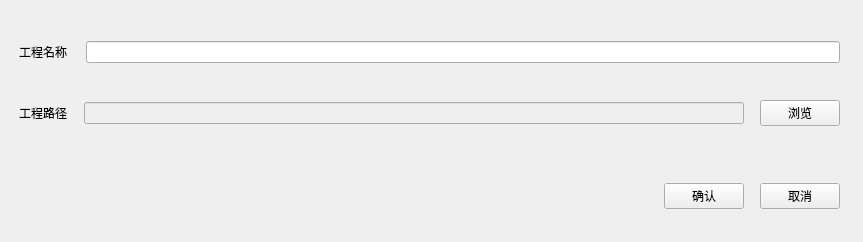
<?xml version="1.0" encoding="UTF-8"?>
<ui version="4.0">
 <class>BuildProjectForm</class>
 <widget class="QWidget" name="BuildProjectForm">
  <property name="geometry">
   <rect>
    <x>0</x>
    <y>0</y>
    <width>863</width>
    <height>242</height>
   </rect>
  </property>
  <property name="windowTitle">
   <string>新建工程</string>
  </property>
  <widget class="QWidget" name="verticalLayoutWidget">
   <property name="geometry">
    <rect>
     <x>-1</x>
     <y>10</y>
     <width>861</width>
     <height>231</height>
    </rect>
   </property>
   <layout class="QVBoxLayout" name="verticalLayout">
    <item>
     <layout class="QHBoxLayout" name="horizontalLayout">
      <property name="spacing">
       <number>9</number>
      </property>
      <property name="sizeConstraint">
       <enum>QLayout::SetDefaultConstraint</enum>
      </property>
      <item>
       <spacer name="horizontalSpacer_9">
        <property name="orientation">
         <enum>Qt::Horizontal</enum>
        </property>
        <property name="sizeType">
         <enum>QSizePolicy::Minimum</enum>
        </property>
        <property name="sizeHint" stdset="0">
         <size>
          <width>20</width>
          <height>20</height>
         </size>
        </property>
       </spacer>
      </item>
      <item>
       <widget class="QLabel" name="label_name">
        <property name="text">
         <string>工程名称</string>
        </property>
       </widget>
      </item>
      <item>
       <spacer name="horizontalSpacer">
        <property name="orientation">
         <enum>Qt::Horizontal</enum>
        </property>
        <property name="sizeType">
         <enum>QSizePolicy::Minimum</enum>
        </property>
        <property name="sizeHint" stdset="0">
         <size>
          <width>10</width>
          <height>20</height>
         </size>
        </property>
       </spacer>
      </item>
      <item>
       <widget class="QLineEdit" name="lineEdit_name"/>
      </item>
      <item>
       <spacer name="horizontalSpacer_8">
        <property name="orientation">
         <enum>Qt::Horizontal</enum>
        </property>
        <property name="sizeType">
         <enum>QSizePolicy::Minimum</enum>
        </property>
        <property name="sizeHint" stdset="0">
         <size>
          <width>20</width>
          <height>20</height>
         </size>
        </property>
       </spacer>
      </item>
     </layout>
    </item>
    <item>
     <layout class="QHBoxLayout" name="horizontalLayout_2">
      <item>
       <spacer name="horizontalSpacer_11">
        <property name="orientation">
         <enum>Qt::Horizontal</enum>
        </property>
        <property name="sizeType">
         <enum>QSizePolicy::Minimum</enum>
        </property>
        <property name="sizeHint" stdset="0">
         <size>
          <width>20</width>
          <height>20</height>
         </size>
        </property>
       </spacer>
      </item>
      <item>
       <widget class="QLabel" name="label_path">
        <property name="text">
         <string>工程路径</string>
        </property>
       </widget>
      </item>
      <item>
       <spacer name="horizontalSpacer_2">
        <property name="orientation">
         <enum>Qt::Horizontal</enum>
        </property>
        <property name="sizeType">
         <enum>QSizePolicy::Minimum</enum>
        </property>
        <property name="sizeHint" stdset="0">
         <size>
          <width>10</width>
          <height>20</height>
         </size>
        </property>
       </spacer>
      </item>
      <item>
       <widget class="QLineEdit" name="lineEdit_path">
        <property name="enabled">
         <bool>false</bool>
        </property>
        <property name="cursor">
         <cursorShape>ArrowCursor</cursorShape>
        </property>
        <property name="readOnly">
         <bool>true</bool>
        </property>
       </widget>
      </item>
      <item>
       <spacer name="horizontalSpacer_3">
        <property name="orientation">
         <enum>Qt::Horizontal</enum>
        </property>
        <property name="sizeType">
         <enum>QSizePolicy::Minimum</enum>
        </property>
        <property name="sizeHint" stdset="0">
         <size>
          <width>10</width>
          <height>20</height>
         </size>
        </property>
       </spacer>
      </item>
      <item>
       <widget class="QPushButton" name="btn_browser">
        <property name="text">
         <string>浏览</string>
        </property>
       </widget>
      </item>
      <item>
       <spacer name="horizontalSpacer_12">
        <property name="orientation">
         <enum>Qt::Horizontal</enum>
        </property>
        <property name="sizeType">
         <enum>QSizePolicy::Minimum</enum>
        </property>
        <property name="sizeHint" stdset="0">
         <size>
          <width>20</width>
          <height>20</height>
         </size>
        </property>
       </spacer>
      </item>
     </layout>
    </item>
    <item>
     <spacer name="verticalSpacer">
      <property name="orientation">
       <enum>Qt::Vertical</enum>
      </property>
      <property name="sizeType">
       <enum>QSizePolicy::Minimum</enum>
      </property>
      <property name="sizeHint" stdset="0">
       <size>
        <width>20</width>
        <height>20</height>
       </size>
      </property>
     </spacer>
    </item>
    <item>
     <layout class="QHBoxLayout" name="horizontalLayout_4">
      <item>
       <spacer name="horizontalSpacer_5">
        <property name="orientation">
         <enum>Qt::Horizontal</enum>
        </property>
        <property name="sizeHint" stdset="0">
         <size>
          <width>40</width>
          <height>20</height>
         </size>
        </property>
       </spacer>
      </item>
      <item>
       <widget class="QPushButton" name="btn_ok">
        <property name="text">
         <string>确认</string>
        </property>
       </widget>
      </item>
      <item>
       <spacer name="horizontalSpacer_7">
        <property name="orientation">
         <enum>Qt::Horizontal</enum>
        </property>
        <property name="sizeType">
         <enum>QSizePolicy::Minimum</enum>
        </property>
        <property name="sizeHint" stdset="0">
         <size>
          <width>10</width>
          <height>20</height>
         </size>
        </property>
       </spacer>
      </item>
      <item>
       <widget class="QPushButton" name="btn_cancel">
        <property name="text">
         <string>取消</string>
        </property>
       </widget>
      </item>
      <item>
       <spacer name="horizontalSpacer_13">
        <property name="orientation">
         <enum>Qt::Horizontal</enum>
        </property>
        <property name="sizeType">
         <enum>QSizePolicy::Minimum</enum>
        </property>
        <property name="sizeHint" stdset="0">
         <size>
          <width>20</width>
          <height>20</height>
         </size>
        </property>
       </spacer>
      </item>
     </layout>
    </item>
   </layout>
  </widget>
 </widget>
 <resources/>
 <connections/>
</ui>
